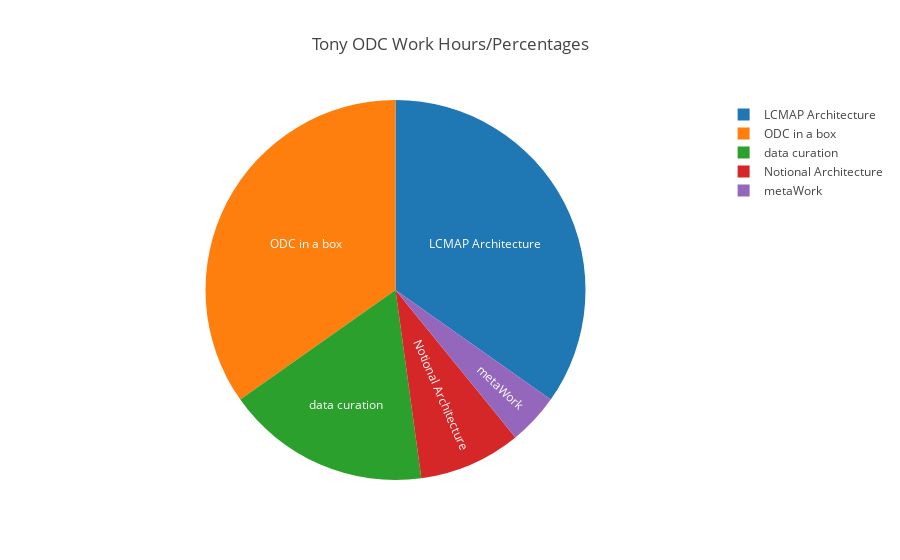

Write notebook code for a chart like this one.
### Code cell
fig = {
    'data': [{'labels': labels,
              'values': values,
              'textinfo': 'label',
              'textfont':{'color':'white'},
              'type': 'pie'}],
    'layout': {'title': 'Tony ODC Work Hours/Percentages'}
     }

py.offline.iplot(fig)

### Figure 1 — Plotly figure (JSON) as saved in the notebook; plotly's stock layout.template omitted (floating-point values rounded to 4 significant figures)
{"data": [{"labels": ["metaWork", "Notional Architecture", "LCMAP Architecture", "ODC in a box", "data curation"], "textfont": {"color": "white"}, "textinfo": "label", "type": "pie", "values": [5, 10, 40, 40, 20]}], "layout": {"title": "Tony ODC Work Hours/Percentages"}}
